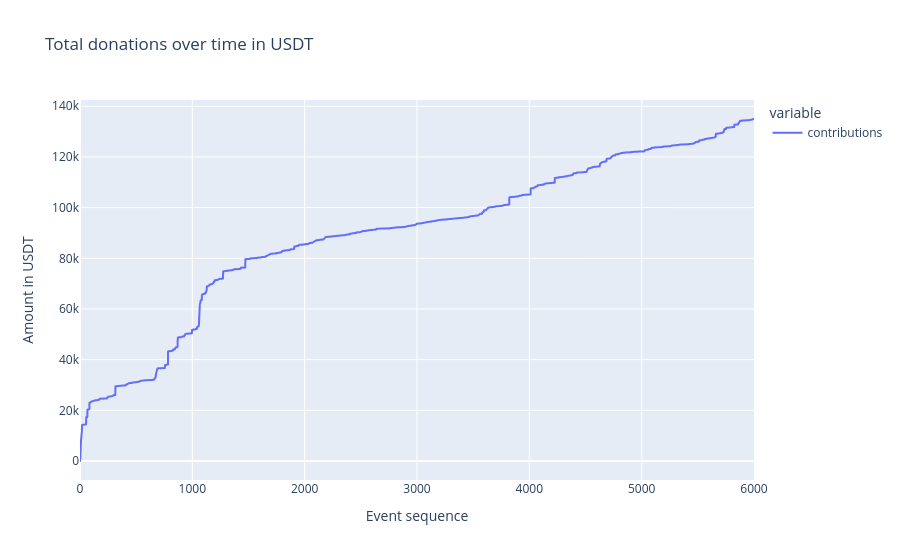

Here is the notebook cell this chart was saved with:
### Markdown cell above
#### Total donations

### Code cell
contribs_total_donation = lambda contribs: sum(contrib['amount'] for contrib in contribs)
contrib_per_time = df.contributions.map(contribs_total_donation)
fig_df = contrib_per_time.reset_index()

title = 'Total donations over time in USDT'

x_col = 'timestep'
y_cols = ['contributions']

labels = {'value': 'Amount in USDT',
          'timestep': 'Event sequence'}

options = {'x': x_col,
           'y': y_cols,
           'title': title,
           'labels': labels}

fig = px.line(fig_df, **options)

fig.show()

### Figure 1 — Plotly figure (JSON) as saved in the notebook; plotly's stock layout.template omitted (floating-point values rounded to 4 significant figures; data arrays with more than 128 entries replaced by an {"elided": "..."} marker saying what was removed)
{"data": [{"hovertemplate": "variable=contributions<br>Event sequence=%{x}<br>Amount in USDT=%{y}<extra></extra>", "legendgroup": "contributions", "line": {"color": "#636efa", "dash": "solid"}, "mode": "lines", "name": "contributions", "showlegend": true, "type": "scattergl", "x": {"elided": "6001 int values"}, "xaxis": "x", "y": {"elided": "6001 float values"}, "yaxis": "y"}], "layout": {"legend": {"title": {"text": "variable"}, "tracegroupgap": 0}, "title": {"text": "Total donations over time in USDT"}, "xaxis": {"anchor": "y", "domain": [0, 1], "title": {"text": "Event sequence"}}, "yaxis": {"anchor": "x", "domain": [0, 1], "title": {"text": "Amount in USDT"}}}}
